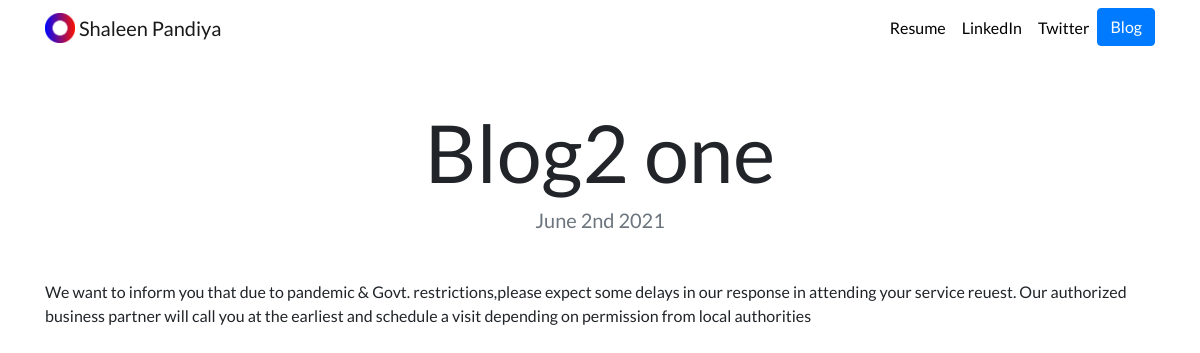
Page /blog/2 on the committed database.
### Blog/models.py (models this page shows, shortened)
class Blog(models.Model):
    title = models.CharField(max_length = 200)
    description =models.TextField()
    date = models.DateField()

### Blog/views.py (the view)
# urls.py: path('<int:blog_id>', views.detail,name='detail'),
def detail(request,blog_id):
    blog = get_object_or_404(Blog,pk = blog_id)
    return  render(request,'Blog/detail.html',{'blog': blog})

### Blog/templates/Blog/detail.html (shortened to what this page needs)
<!DOCTYPE html>
<html lang="en">
<head>
</head>
<body>
{% extends 'portfolio/base.html' %}
{% load static %}
{% block content %}
<h1 class="text-center mt-5" id="blogdetailtitle">{{ blog.title }}</h1>
<h5 class="text-center text-muted mb-5">{{ blog.date|date:'F jS Y' }}</h5>
{{ blog.description|safe }}
{% endblock %}

### Portfolio/static/Portfolio/custom.css (style rules this page uses)
body { font-family: 'Lato', sans-serif; }
@media (min-width: 992px) { #blogdetailtitle { font-size: 5rem; } }

### rows in the picture
Blog: title "Blog2 one", date "June 2nd 2021", description "We want to inform you that due to pandemic & Govt. restrictions,please expect some delays in our response in attending your service reuest. Our authorized business partner will call you at the earliest and schedule a visit depending on permission from local authorities"
